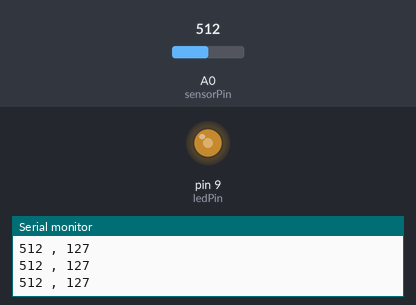
A sketch run on a simulated Arduino Uno, built with avr-gcc and run on an emulated ATmega328P. Parts: output pins drawn as LEDs (lit = HIGH), the last lines printed to the serial monitor. Inputs (shaded band) come from the test bench; at power-on: A0 (sensorPin) = 512.

Above: at 1.2 s.
1.3 s: A0 (sensorPin) set to 991
At 2.1 s:
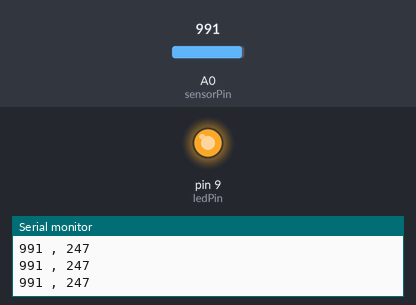
2.8 s: A0 (sensorPin) set to 1007
At 3.2 s:
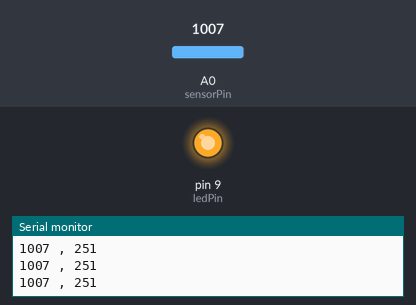
5.8 s: A0 (sensorPin) set to 716
At 6.8 s:
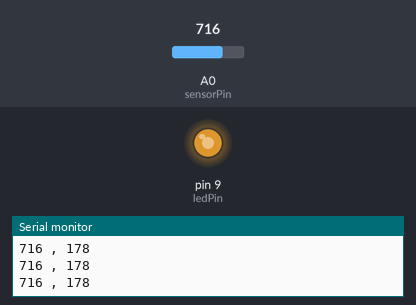
7.3 s: A0 (sensorPin) set to 122
At 7.9 s:
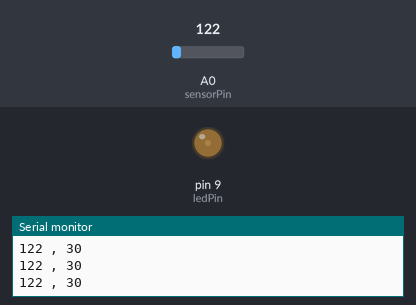
8.8 s: A0 (sensorPin) set to 107
At 10.0 s:
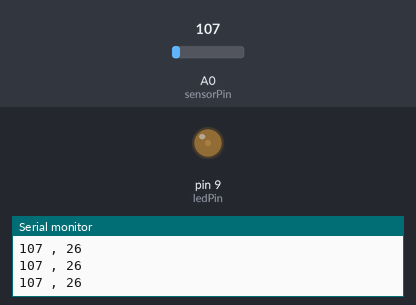
11.8 s: A0 (sensorPin) set to 90
At 12.7 s:
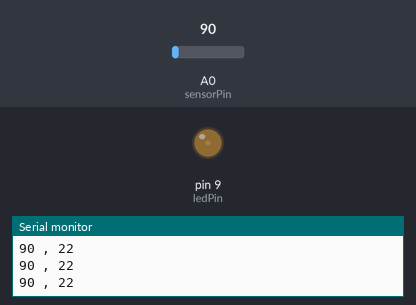
Timing chart, 0 to 14.3 s (numbered marks = the images above; inputs shaded):
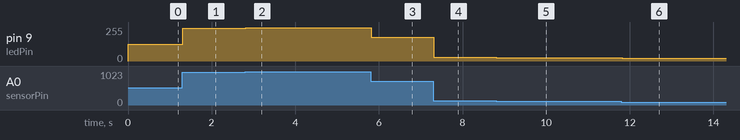

The sketch:

analog_input_output.ino
```cpp
/* This code reads analog values from a potentiometer connected to A0,
 * prints it out to the serial monitor, and change the brightness of an LED connected to Pin9.
 */

const int sensorPin = A0;
const int ledPin = 9;

int sensorValue = 0;
int sensorValue_mapped = 0;

void setup() {
  pinMode(ledPin, OUTPUT);
  Serial.begin(9600);
}

void loop() {
  sensorValue = analogRead(sensorPin);
  sensorValue_mapped = map(sensorValue, 0, 1023, 0, 255);
  analogWrite(ledPin,sensorValue_mapped);

  Serial.print(sensorValue);
  Serial.print(" , ");
  Serial.println(sensorValue_mapped);

  delay(20);
}
```

Measured:
- after the input at 1.3 s, pin 9 (ledPin): 127/255 → 247/255 at once
- after the input at 2.8 s, pin 9 (ledPin): 247/255 → 251/255 at once
- after the input at 5.8 s, pin 9 (ledPin): 251/255 → 178/255 at once
- after the input at 7.3 s, pin 9 (ledPin): 178/255 → 30/255 at once
- after the input at 8.8 s, pin 9 (ledPin): 30/255 → 26/255 at once
- after the input at 11.8 s, pin 9 (ledPin): 26/255 → 22/255 at once
